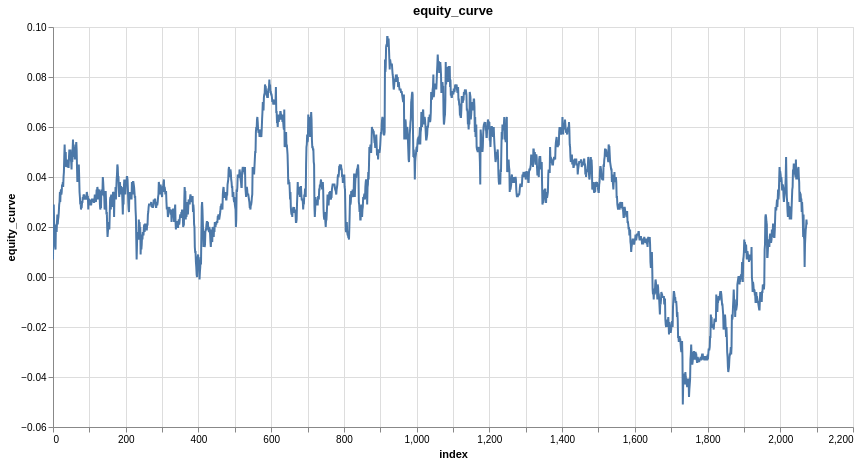

Here is the notebook cell this chart was saved with:
### Code cell
research.plot_column(trade_results, 'equity_curve')

### Figure 1 — Vega specification as saved in the notebook (floating-point values rounded to 4 significant figures; data arrays with more than 128 entries replaced by an {"elided": "..."} marker saying what was removed)
{"$schema": "https://vega.github.io/schema/vega/v6.json", "data": [{"name": "param_1e9efca18e7a2868_store"}, {"name": "source_0", "values": {"elided": "2075 records"}}, {"name": "source_0_x_domain_index", "values": [{"min": 0, "max": 2074}]}, {"name": "source_0_y_domain_equity_curve", "values": [{"min": -0.051, "max": 0.096}]}], "signals": [{"name": "unit", "value": {}, "on": [{"events": "pointermove", "update": "isTuple(group()) ? group() : unit"}]}, {"name": "param_1e9efca18e7a2868", "update": "vlSelectionResolve(\"param_1e9efca18e7a2868_store\", \"union\")"}, {"name": "param_1e9efca18e7a2868_index", "on": [{"events": [{"source": "view", "type": "dblclick"}], "update": "null"}, {"events": {"signal": "param_1e9efca18e7a2868_translate_delta"}, "update": "panLinear(param_1e9efca18e7a2868_translate_anchor.extent_x, -param_1e9efca18e7a2868_translate_delta.x / width)"}, {"events": {"signal": "param_1e9efca18e7a2868_zoom_delta"}, "update": "zoomLinear(domain(\"x\"), param_1e9efca18e7a2868_zoom_anchor.x, param_1e9efca18e7a2868_zoom_delta)"}]}, {"name": "param_1e9efca18e7a2868_equity_curve", "on": [{"events": [{"source": "view", "type": "dblclick"}], "update": "null"}, {"events": {"signal": "param_1e9efca18e7a2868_translate_delta"}, "update": "panLinear(param_1e9efca18e7a2868_translate_anchor.extent_y, param_1e9efca18e7a2868_translate_delta.y / height)"}, {"events": {"signal": "param_1e9efca18e7a2868_zoom_delta"}, "update": "zoomLinear(domain(\"y\"), param_1e9efca18e7a2868_zoom_anchor.y, param_1e9efca18e7a2868_zoom_delta)"}]}, {"name": "param_1e9efca18e7a2868_tuple", "on": [{"events": [{"signal": "param_1e9efca18e7a2868_index || param_1e9efca18e7a2868_equity_curve"}], "update": "param_1e9efca18e7a2868_index && param_1e9efca18e7a2868_equity_curve ? {unit: \"\", fields: param_1e9efca18e7a2868_tuple_fields, values: [param_1e9efca18e7a2868_index,param_1e9efca18e7a2868_equity_curve]} : null"}]}, {"name": "param_1e9efca18e7a2868_tuple_fields", "value": [{"field": "index", "channel": "x", "type": "R"}, {"field": "equity_curve", "channel": "y", "type": "R"}]}, {"name": "param_1e9efca18e7a2868_translate_anchor", "value": {}, "on": [{"events": [{"source": "scope", "type": "pointerdown"}], "update": "{x: x(unit), y: y(unit), extent_x: domain(\"x\"), extent_y: domain(\"y\")}"}]}, {"name": "param_1e9efca18e7a2868_translate_delta", "value": {}, "on": [{"events": [{"source": "window", "between": [{"source": "scope", "type": "pointerdown"}, {"source": "window", "type": "pointerup"}], "consume": true, "type": "pointermove"}], "update": "{x: param_1e9efca18e7a2868_translate_anchor.x - x(unit), y: param_1e9efca18e7a2868_translate_anchor.y - y(unit)}"}]}, {"name": "param_1e9efca18e7a2868_zoom_anchor", "on": [{"events": [{"source": "scope", "type": "wheel", "consume": true}], "update": "{x: invert(\"x\", x(unit)), y: invert(\"y\", y(unit))}"}]}, {"name": "param_1e9efca18e7a2868_zoom_delta", "on": [{"events": [{"source": "scope", "type": "wheel", "consume": true}], "update": "pow(1.001, event.deltaY * pow(16, event.deltaMode))", "force": true}]}, {"name": "param_1e9efca18e7a2868_modify", "on": [{"events": {"signal": "param_1e9efca18e7a2868_tuple"}, "update": "modify(\"param_1e9efca18e7a2868_store\", param_1e9efca18e7a2868_tuple, true)"}]}], "marks": [{"type": "line", "name": "marks", "from": {"data": "source_0"}, "sort": {"field": "x"}, "encode": {"update": {"stroke": {"value": "#4c78a8"}, "tooltip": {"signal": "{\"index\": format(datum[\"index\"], \"\"), \"equity_curve\": format(datum[\"equity_curve\"], \"\")}"}, "y": {"field": "equity_curve", "scale": "y"}, "defined": {"signal": "isValid(datum[\"index\"]) && isFinite(+datum[\"index\"]) && isValid(datum[\"equity_curve\"]) && isFinite(+datum[\"equity_curve\"])"}, "x": {"field": "index", "scale": "x"}}}, "clip": true, "style": ["line"], "interactive": true}], "scales": [{"name": "x", "type": "linear", "domain": [{"signal": "(data(\"source_0_x_domain_index\")[0] || {}).min"}, {"signal": "(data(\"source_0_x_domain_index\")[0] || {}).max"}], "range": [0, {"signal": "width"}], "domainRaw": {"signal": "param_1e9efca18e7a2868[\"index\"]"}, "nice": true, "zero": false}, {"name": "y", "type": "linear", "domain": [{"signal": "(data(\"source_0_y_domain_equity_curve\")[0] || {}).min"}, {"signal": "(data(\"source_0_y_domain_equity_curve\")[0] || {}).max"}], "range": [{"signal": "height"}, 0], "nice": true, "zero": true, "domainRaw": {"signal": "param_1e9efca18e7a2868[\"equity_curve\"]"}}], "axes": [{"scale": "x", "grid": true, "labels": false, "aria": false, "orient": "bottom", "maxExtent": 0, "gridScale": "y", "tickCount": {"signal": "ceil(width/40)"}, "ticks": false, "zindex": 0, "domain": false, "minExtent": 0}, {"scale": "y", "gridScale": "x", "domain": false, "aria": false, "ticks": false, "grid": true, "orient": "left", "zindex": 0, "tickCount": {"signal": "ceil(height/40)"}, "minExtent": 0, "maxExtent": 0, "labels": false}, {"scale": "x", "grid": false, "labelFlush": true, "labelOverlap": true, "tickCount": {"signal": "ceil(width/40)"}, "zindex": 0, "orient": "bottom", "title": "index"}, {"scale": "y", "grid": false, "labelOverlap": true, "title": "equity_curve", "tickCount": {"signal": "ceil(height/40)"}, "zindex": 0, "orient": "left"}], "title": {"text": "equity_curve", "frame": "group"}, "height": 400, "padding": 5, "background": "white", "style": "cell", "width": 800}
